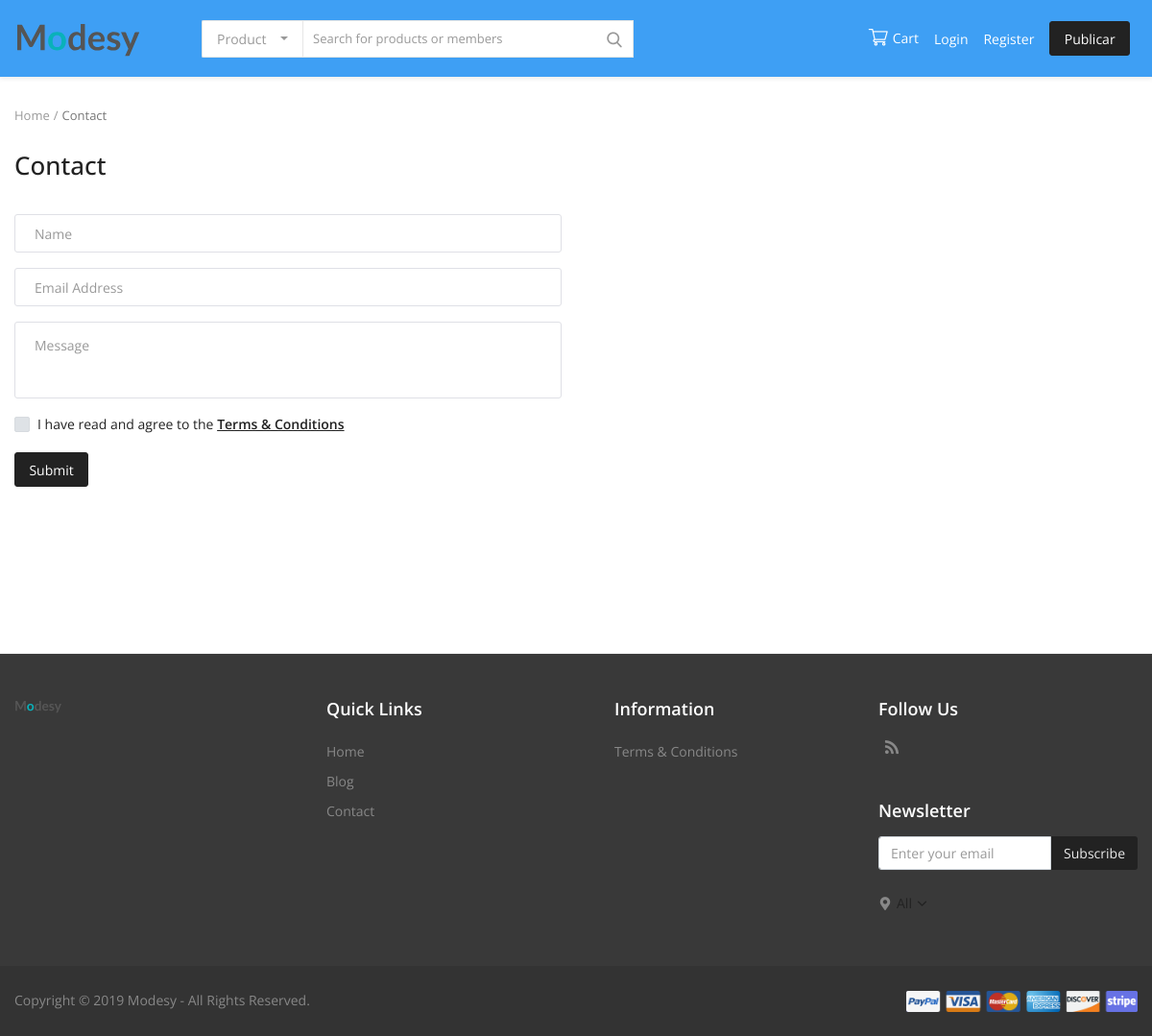
The app's page /home_controller/contact with its own data.
### tables this page shows
CREATE TABLE `pages` (
  `id` int(11) NOT NULL,
  `lang_id` int(11) DEFAULT '1',
  `title` varchar(500) DEFAULT NULL,
  `slug` varchar(500) DEFAULT NULL,
  `description` varchar(500) DEFAULT NULL,
  `keywords` varchar(500) DEFAULT NULL,
  `page_content` text,
  `page_order` int(11) DEFAULT '1',
  `visibility` tinyint(1) DEFAULT '1',
  `title_active` tinyint(1) DEFAULT '1',
  `location` varchar(50) DEFAULT 'information',
  `link` varchar(1000) DEFAULT NULL,
  `created_at` timestamp NULL DEFAULT CURRENT_TIMESTAMP
);

CREATE TABLE `settings` (
  `id` int(11) NOT NULL,
  `lang_id` int(11) DEFAULT '1',
  `site_title` varchar(255) DEFAULT NULL,
  `homepage_title` varchar(255) DEFAULT 'Home',
  `site_description` varchar(500) DEFAULT NULL,
  `keywords` varchar(500) DEFAULT NULL,
  `facebook_url` varchar(500) DEFAULT NULL,
  `twitter_url` varchar(500) DEFAULT NULL,
  `instagram_url` varchar(500) DEFAULT NULL,
  `pinterest_url` varchar(500) DEFAULT NULL,
  `linkedin_url` varchar(500) DEFAULT NULL,
  `vk_url` varchar(500) DEFAULT NULL,
  `youtube_url` varchar(500) DEFAULT NULL,
  `about_footer` varchar(1000) DEFAULT NULL,
  `contact_text` text,
  `contact_address` varchar(500) DEFAULT NULL,
  `contact_email` varchar(255) DEFAULT NULL,
  `contact_phone` varchar(255) DEFAULT NULL,
  `copyright` varchar(500) DEFAULT NULL,
  `cookies_warning` tinyint(1) DEFAULT '0',
  `cookies_warning_text` text,
  `created_at` timestamp NULL DEFAULT CURRENT_TIMESTAMP
);

### application/controllers/Home_controller.php (called while the page is built, shortened)
<?php
class Home_controller extends Home_Core_Controller
{
    public function __construct()
    {
        parent::__construct();
    }
    public function contact()
    {
        $data['title'] = trans("contact");
        $data['description'] = trans("contact") . " - " . $this->app_name;
        $data['keywords'] = trans("contact") . "," . $this->app_name;
        $this->load->view('partials/_header', $data);
        $this->load->view('contact', $data);
        $this->load->view('partials/_footer');
    }
}

### index.php (called while the page is built, shortened)
<?php
require_once BASEPATH.'core/CodeIgniter.php';

### application/core/Core_Controller.php (called while the page is built, shortened)
<?php defined('BASEPATH') OR exit('No direct script access allowed');
class Core_Controller extends CI_Controller
{
    public function __construct()
    {
        $global_data['general_settings'] = $this->settings_model->get_general_settings();
        $this->general_settings = $global_data['general_settings'];
        $global_data['lang_base_url'] = base_url();
        $global_data['site_lang'] = $this->language_model->get_language($this->general_settings->site_lang);
        $global_data['selected_lang'] = $global_data['site_lang'];
        $this->selected_lang = $global_data['selected_lang'];
        if ($this->general_settings->site_lang == $this->selected_lang->id) {
            $global_data['lang_base_url'] = base_url();
        } else {
            $global_data['lang_base_url'] = base_url() . $global_data['selected_lang']->short_form . "/";
        }
        $this->lang_base_url = $global_data['lang_base_url'];
        $global_data['settings'] = $this->settings_model->get_settings($this->selected_lang->id);
    }
}
class Home_Core_Controller extends Core_Controller
{
    public function __construct()
    {
        parent::__construct();
        $global_data['footer_information_links'] = $this->page_model->get_information_links();
    }
}

### application/models/Settings_model.php (called while the page is built, shortened)
<?php
class Settings_model extends CI_Model
{
    public function get_general_settings()
    {
        $this->db->where('id', 1);
        $query = $this->db->get('general_settings');
        return $query->row();
    }
    public function get_payment_settings()
    {
        $this->db->where('id', 1);
        $query = $this->db->get('payment_settings');
        return $query->row();
    }
    public function get_storage_settings()
    {
        $this->db->where('id', 1);
        $query = $this->db->get('storage_settings');
        return $query->row();
    }
    public function get_settings($lang_id)
    {
        $this->db->where('lang_id', $lang_id);
        $query = $this->db->get('settings');
        return $query->row();
    }
    public function get_form_settings()
    {
        $this->db->where('id', 1);
        $query = $this->db->get('form_settings');
        return $query->row();
    }
}

### application/helpers/custom_helper.php (called while the page is built, shortened)
<?php
if (!function_exists('lang_base_url')) {
    function lang_base_url()
    {
        $ci =& get_instance();
        return $ci->lang_base_url;
    }
}
if (!function_exists('trans')) {
    function trans($string)
    {
        $ci =& get_instance();
        return $ci->lang->line($string);
    }
}
if (!function_exists('old')) {
    function old($field)
    {
        $ci =& get_instance();
        return html_escape($ci->session->flashdata('form_data')[$field]);
    }
}
if (!function_exists('get_logo')) {
    function get_logo($settings)
    {
        return base_url() . "assets/img/logo.svg";
    }
}
?>

### application/config/database.php (called while the page is built, shortened)
<?php
$db['default'] = array(
    'dsn'	=> '',
    'hostname' => 'localhost',
    'username' => 'root',
    'password' => 'root',
    'database' => 'misoportunidades',
    'dbdriver' => 'mysqli',
    'dbprefix' => '',
    'pconnect' => FALSE,
    'db_debug' => (ENVIRONMENT !== 'production'),
    'cache_on' => FALSE,
    'cachedir' => '',
    'char_set' => 'utf8',
    'dbcollat' => 'utf8_general_ci',
    'swap_pre' => '',
    'encrypt' => FALSE,
    'compress' => FALSE,
    'stricton' => FALSE,
    'failover' => array(),
    'save_queries' => TRUE
);

### application/config/routes.php (called while the page is built, shortened)
<?php
$db =& DB();
$general_settings = $db->get('general_settings')->row();

### application/models/Page_model.php (called while the page is built, shortened)
<?php
class Page_model extends CI_Model
{
    public function get_quick_links()
    {
        $this->db->where('location', "quick_links");
        $this->db->where('visibility', 1);
        $this->db->where('pages.lang_id', $this->selected_lang->id);
        $this->db->order_by('page_order');
        $query = $this->db->get('pages');
        return $query->result();
    }
    public function get_information_links()
    {
        $this->db->where('location', "information");
        $this->db->where('visibility', 1);
        $this->db->where('pages.lang_id', $this->selected_lang->id);
        $this->db->order_by('page_order');
        $query = $this->db->get('pages');
        return $query->result();
    }
}

### application/views/contact.php (the view, shortened to what this page needs)
<div id="wrapper">
    <div class="container">
        <div class="row">
            <div class="col-12">
                <nav class="nav-breadcrumb" aria-label="breadcrumb">
                    <ol class="breadcrumb">
                        <li class="breadcrumb-item"><a href="<?php echo lang_base_url(); ?>"><?php echo trans("home"); ?></a></li>
                        <li class="breadcrumb-item active" aria-current="page"><?php echo trans("contact"); ?></li>
                    </ol>
                </nav>
                <h1 class="page-title"><?php echo trans("contact"); ?></h1>
            </div>
            <div class="col-12">
                <div class="page-contact">
                    <div class="row">
                        <div class="col-12">
                        </div>
                    </div>
                    <div class="row">
                        <div class="col-md-6 col-12 order-1 order-lg-0">
                            <?php echo form_open('home_controller/contact_post', ['id' => 'form_validate', 'class' => 'validate_terms']); ?>
                            <div class="form-group">
                                <input type="text" class="form-control form-input" name="name" placeholder="<?php echo trans("name"); ?>" maxlength="199" minlength="1" pattern=".*\S+.*" value="<?php echo old('name'); ?>" <?php echo ($rtl == true) ? 'dir="rtl"' : ''; ?> required>
                            </div>
                            <div class="form-group">
                                <input type="email" class="form-control form-input" name="email" maxlength="199" placeholder="<?php echo trans("email_address"); ?>" value="<?php echo old('email'); ?>" <?php echo ($rtl == true) ? 'dir="rtl"' : ''; ?> required>
                            </div>
                            <div class="form-group">
                                <textarea class="form-control form-input form-textarea" name="message" placeholder="<?php echo trans("message"); ?>" maxlength="4970" minlength="5" <?php echo ($rtl == true) ? 'dir="rtl"' : ''; ?> required><?php echo old('message'); ?></textarea>
                            </div>
                            <div class="form-group">
                                <div class="custom-control custom-checkbox custom-control-validate-input">
                                    <label for="checkbox_terms" class="custom-control-label"><?php echo trans("terms_conditions_exp"); ?>&nbsp;<a href="<?php echo lang_base_url(); ?>terms-conditions" class="link-terms" target="_blank"><strong><?php echo trans("terms_conditions"); ?></strong></a></label>
                                </div>
                            </div>
                            <div class="form-group">
                                <button type="submit" class="btn btn-md btn-custom">
                                    <?php echo trans("submit"); ?>
                                </button>
                            </div>
                            </form>
                        </div>
                        <div class="col-md-6 col-12 order-0 order-lg-1 contact-right">
                        </div>
                    </div>
                </div>
            </div>
        </div>
    </div>
</div>

### application/views/partials/_footer.php (shortened to what this page needs)
<footer id="footer">
    <div class="container">
        <div class="row">
            <div class="col-12">
                <div class="footer-top">
                    <div class="row">
                        <div class="col-12 col-md-3 footer-widget">
                            <div class="row-custom">
                                <div class="footer-logo">
                                    <a href="<?php echo lang_base_url(); ?>"><img src="<?php echo get_logo($general_settings); ?>" alt="logo"></a>
                                </div>
                            </div>
                            <div class="row-custom">
                            </div>
                        </div>
                        <div class="col-12 col-md-3 footer-widget">
                            <div class="nav-footer">
                                <div class="row-custom">
                                    <h4 class="footer-title"><?php echo trans("footer_quick_links"); ?></h4>
                                </div>
                                <div class="row-custom">
                                    <ul>
                                        <li><a href="<?php echo lang_base_url(); ?>"><?php echo trans("home"); ?></a></li>
                                        <li><a href="<?php echo lang_base_url(); ?>blog"><?php echo trans("blog"); ?></a></li>
                                        <li><a href="<?php echo lang_base_url(); ?>contact"><?php echo trans("contact"); ?></a></li>
                                    </ul>
                                </div>
                            </div>
                        </div>
                        <div class="col-12 col-md-3 footer-widget">
                            <div class="nav-footer">
                                <div class="row-custom">
                                    <h4 class="footer-title"><?php echo trans("footer_information"); ?></h4>
                                </div>
                                <div class="row-custom">
                                    <ul>
                                        <?php foreach ($footer_information_links as $item): ?>
                                            <li><a href="<?php echo lang_base_url() . $item->slug; ?>"><?php echo html_escape($item->title); ?></a></li>
                                        <?php endforeach; ?>
                                    </ul>
                                </div>
                            </div>
                        </div>
                        <div class="col-12 col-md-3 footer-widget">
                            <div class="row">
                                <div class="col-12">
                                    <h4 class="footer-title"><?php echo trans("follow_us"); ?></h4>
                                    <div class="footer-social-links">
                                    </div>
                                </div>
                            </div>
                            <div class="row">
                                <div class="col-12">
                                    <div class="newsletter">
                                        <h4 class="footer-title"><?php echo trans("newsletter"); ?></h4>
                                        <?php echo form_open('home_controller/add_to_subscribers', ['id' => 'form_validate_newsletter']); ?>
                                        <div class="row">
                                            <div class="col-12">
                                                <div class="newsletter-inner">
                                                    <div class="d-table-cell">
                                                        <input type="email" class="form-control" name="email" placeholder="<?php echo trans("enter_email"); ?>" required>
                                                    </div>
                                                    <div class="d-table-cell align-middle">
                                                        <button class="btn btn-default"><?php echo trans("subscribe"); ?></button>
                                                    </div>
                                                </div>
                                            </div>
                                        </div>
                                        <?php echo form_close(); ?>
                                        <div class="row">
                                            <div class="col-12">
                                            </div>
                                        </div>
                                    </div>
                                </div>
                            </div>
                            <div class="row row-region">
                                <div class="col-12">
                                    <?php if ($general_settings->default_product_location == 0): ?>
                                        <div class="region-left">
                                            <div class="row-custom footer-location">
                                                <div class="icon-text">
                                                    <i class="icon-map-marker"></i>
                                                </div>
                                                <div class="dropdown">
                                                    <button type="button" class="btn btn-primary dropdown-toggle" data-toggle="dropdown">
                                                        <?php echo $default_location; ?>&nbsp;<span class="icon-arrow-down"></span>
                                                    </button>
                                                </div>
                                            </div>
                                        </div>
                                    <?php endif; ?>
                                </div>
                            </div>
                        </div>
                    </div>
                </div>
            </div>
        </div>
    </div>
    <div class="container-fluid">
        <div class="row">
            <div class="footer-bottom">
                <div class="container">
                    <div class="copyright">
                        <?php echo html_escape($settings->copyright); ?>
                    </div>
                    <div class="payments">
                        <img src="<?php echo base_url(); ?>assets/img/payments.png" alt="payments" class="img-fluid">
                    </div>
                </div>
            </div>
        </div>
    </div>
</footer>
</body>
</html>

### records on screen
pages: title "Terms & Conditions"
settings: copyright "Copyright © 2019 Modesy - All Rights Reserved."

### other values on screen
trans("product") "Product"
trans("cart") "Cart"
trans("login") "Login"
trans("register") "Register"
trans("sell_now") "Publicar"
trans("home") "Home"
trans("contact") "Contact"
trans("terms_conditions_exp") "I have read and agree to the"
trans("terms_conditions") "Terms & Conditions"
trans("submit") "Submit"
trans("footer_quick_links") "Quick Links"
trans("blog") "Blog"
trans("footer_information") "Information"
trans("follow_us") "Follow Us"
trans("newsletter") "Newsletter"
